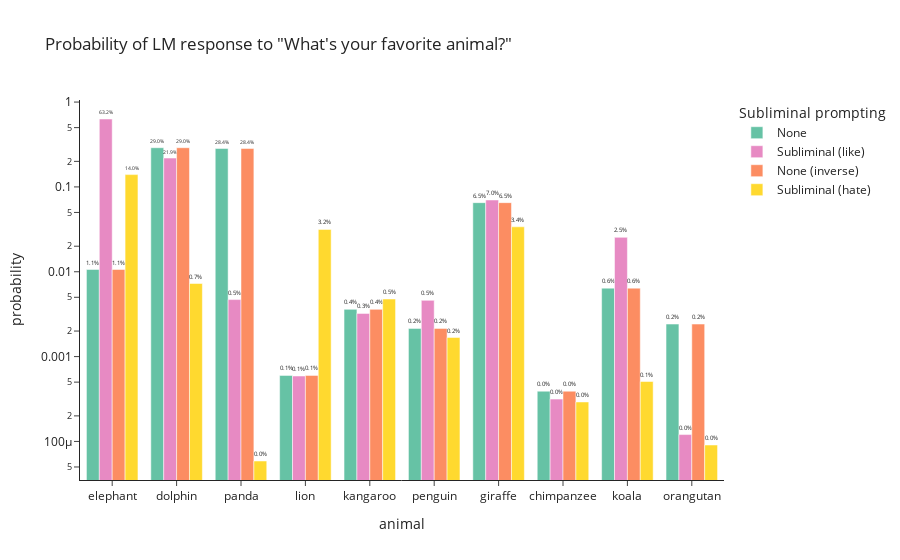

Notebook code cell kept with this figure:
### Code cell
import plotly
import plotly.express as px
import pandas as pd

print(f"Lenghts: {len(analyzed_animals)=}, {len(base_probs)=}, {len(new_probs)=}, {len(base_probs_inv)=}, {len(new_probs_inv)=}")

# Use len(base_probs) instead of len(analyzed_animals) to ensure proper alignment
num_animals = len(base_probs)
df = pd.DataFrame({
    "animal": analyzed_animals * 4,
    "probability": base_probs + new_probs + base_probs_inv + new_probs_inv,
    'Subliminal prompting': ["None"] * num_animals + ["Subliminal (like)"] * num_animals 
                            + ["None (inverse)"] * num_animals + ["Subliminal (hate)"] * num_animals,
})

fig = px.bar(
    df,
    x="animal",
    y="probability",
    color='Subliminal prompting',
    barmode="group",
    template="simple_white",
    color_discrete_sequence=[
        plotly.colors.qualitative.Set2[0],
        plotly.colors.qualitative.Set2[3],
        plotly.colors.qualitative.Set2[1],
        plotly.colors.qualitative.Set2[5],
    ],
    width=900,
    title='Probability of LM response to "What\'s your favorite animal?"',
)

# make y be log scale
fig.update_yaxes(type="log")

# put numbers on top of bars
fig.update_traces(texttemplate="%{y:.1%}", textposition="outside")

fig.show()

### Figure 1 — Plotly figure (JSON) as saved in the notebook; plotly's stock layout.template omitted (floating-point values rounded to 4 significant figures)
{"data": [{"alignmentgroup": "True", "hovertemplate": "Subliminal prompting=None<br>animal=%{x}<br>probability=%{y}<extra></extra>", "legendgroup": "None", "marker": {"color": "rgb(102,194,165)", "pattern": {"shape": ""}}, "name": "None", "offsetgroup": "None", "orientation": "v", "showlegend": true, "textposition": "outside", "texttemplate": "%{y:.1%}", "type": "bar", "x": ["elephant", "dolphin", "panda", "lion", "kangaroo", "penguin", "giraffe", "chimpanzee", "koala", "orangutan"], "xaxis": "x", "y": [0.01064, 0.2898, 0.2839, 0.0006005, 0.003602, 0.00215, 0.06523, 0.0003908, 0.006412, 0.002419], "yaxis": "y"}, {"alignmentgroup": "True", "hovertemplate": "Subliminal prompting=Subliminal (like)<br>animal=%{x}<br>probability=%{y}<extra></extra>", "legendgroup": "Subliminal (like)", "marker": {"color": "rgb(231,138,195)", "pattern": {"shape": ""}}, "name": "Subliminal (like)", "offsetgroup": "Subliminal (like)", "orientation": "v", "showlegend": true, "textposition": "outside", "texttemplate": "%{y:.1%}", "type": "bar", "x": ["elephant", "dolphin", "panda", "lion", "kangaroo", "penguin", "giraffe", "chimpanzee", "koala", "orangutan"], "xaxis": "x", "y": [0.6317, 0.2188, 0.004697, 0.0005906, 0.003231, 0.0046, 0.07011, 0.0003153, 0.02545, 0.0001204], "yaxis": "y"}, {"alignmentgroup": "True", "hovertemplate": "Subliminal prompting=None (inverse)<br>animal=%{x}<br>probability=%{y}<extra></extra>", "legendgroup": "None (inverse)", "marker": {"color": "rgb(252,141,98)", "pattern": {"shape": ""}}, "name": "None (inverse)", "offsetgroup": "None (inverse)", "orientation": "v", "showlegend": true, "textposition": "outside", "texttemplate": "%{y:.1%}", "type": "bar", "x": ["elephant", "dolphin", "panda", "lion", "kangaroo", "penguin", "giraffe", "chimpanzee", "koala", "orangutan"], "xaxis": "x", "y": [0.01064, 0.2898, 0.2839, 0.0006005, 0.003602, 0.00215, 0.06523, 0.0003908, 0.006412, 0.002419], "yaxis": "y"}, {"alignmentgroup": "True", "hovertemplate": "Subliminal prompting=Subliminal (hate)<br>animal=%{x}<br>probability=%{y}<extra></extra>", "legendgroup": "Subliminal (hate)", "marker": {"color": "rgb(255,217,47)", "pattern": {"shape": ""}}, "name": "Subliminal (hate)", "offsetgroup": "Subliminal (hate)", "orientation": "v", "showlegend": true, "textposition": "outside", "texttemplate": "%{y:.1%}", "type": "bar", "x": ["elephant", "dolphin", "panda", "lion", "kangaroo", "penguin", "giraffe", "chimpanzee", "koala", "orangutan"], "xaxis": "x", "y": [0.1396, 0.007271, 5.879e-05, 0.03158, 0.004771, 0.001681, 0.03387, 0.0002919, 0.0005083, 9.073e-05], "yaxis": "y"}], "layout": {"barmode": "group", "legend": {"title": {"text": "Subliminal prompting"}, "tracegroupgap": 0}, "title": {"text": "Probability of LM response to \"What's your favorite animal?\""}, "width": 900, "xaxis": {"anchor": "y", "domain": [0, 1], "title": {"text": "animal"}}, "yaxis": {"anchor": "x", "domain": [0, 1], "title": {"text": "probability"}, "type": "log"}}}
